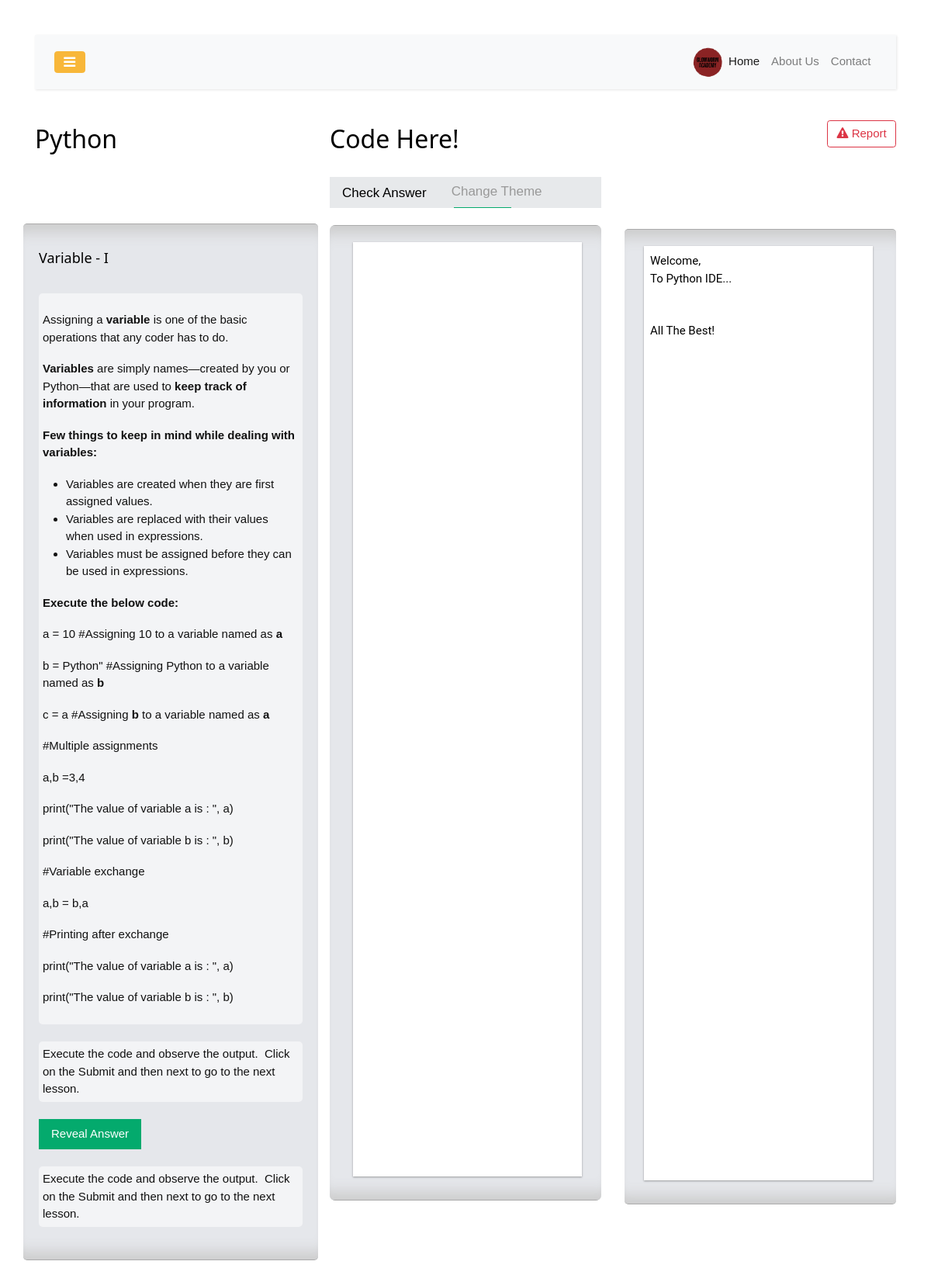
Screenshot of /python.php?id=9 (signed in) with the database file from the repository.
### tables this page shows
CREATE TABLE `courses` (
  `id` int(11) NOT NULL,
  `course_topic` text NOT NULL,
  `course_category` text NOT NULL,
  `course_data` text NOT NULL,
  `course_color` text NOT NULL,
  `hints` text NOT NULL,
  `answer` text NOT NULL,
  `cat_id` varchar(500) NOT NULL DEFAULT '0'
);

### python.php (the view, shortened to what this page needs)
<!doctype html>
<?php include_once("database/phpmyadmin/connection.php"); ?>
<html lang="en">
<head>
  <link href="https://cdn.jsdelivr.net/npm/bootstrap@5.0.0-alpha1/dist/css/bootstrap.min.css" rel="stylesheet">
  <link rel="stylesheet" href="https://stackpath.bootstrapcdn.com/font-awesome/4.7.0/css/font-awesome.min.css">
  <link rel="stylesheet" href="css/css/style.css">
  <link rel="stylesheet" href="css/w3schools26.css">
  <link rel="stylesheet" href="css/codemirror.css">
  <link rel="stylesheet" href="css/ide.css">
</head>
<body>
  <div id="content" class="p-4 p-md-5">
    <nav class="navbar navbar-expand-lg navbar-light bg-light">
      <div class="container-fluid">
        <button type="button" id="sidebarCollapse" class="btn btn-primary">
          <i class="fa fa-bars"></i>
        </button>
        <div class="collapse navbar-collapse" id="navbarSupportedContent">
          <ul class="nav navbar-nav ml-auto">
            <li class="nav-item active">
              <img src="images/main.png" width="40px">
            </li>
            <li class="nav-item active">
              <a class="nav-link" href="index.php">Home</a>
            </li>
            <li class="nav-item">
              <a class="nav-link" href="about.php">About Us</a>
            </li>
            <li class="nav-item">
              <a class="nav-link" href="contact.php">Contact</a>
            </li>
          </ul>
        </div>
      </div>
    </nav>
    <?php
    $course_int = "Welcome, $user<br> To Python IDE... <br><br><br> All The Best!<br>";
    $id = $_GET['id'];
    $query = "SELECT * from courses Where id = '$id'";
    $result = mysqli_query($conn, $query);
    while ($rows = mysqli_fetch_assoc($result)) {
      $course_topic = $rows['course_topic'];
      $course_category = $rows['course_category'];
      $course_data = $rows['course_data'];
      $hints = $rows['hints'];
    }
    ?>
    <div class="row mt-12">
      <h2 class="col-md-4" id="head"><?php echo $course_category; ?></h2>
      <h2 class="col-md-4" id="subhead">Code Here!</h2>
      <div class="col-md-4"><a href="report.php" target="_blank"><button type="button" onclick="showAlert()" class="btn btn-outline-danger float-right"><i class="fa fa-exclamation-triangle" aria-hidden="true"></i> Report</button></a></div>
    </div>
    <div class="row mt-3">
      <div class="col-md-4" id="collums" style="margin-top :60px;">
        <h5 id="course_topic" style="white-space: -moz-pre-wrap; /* Firefox */
white-space: -pre-wrap; /* ancient Opera */
white-space: -o-pre-wrap; /* newer Opera */
white-space: pre-wrap; /* Chrome; W3C standard */
word-wrap: break-word; /* IE */"><?php echo $course_topic; ?></h5><br>
        <div id="course_data"  style="white-space: -moz-pre-wrap; /* Firefox */
white-space: -pre-wrap; /* ancient Opera */
white-space: -o-pre-wrap; /* newer Opera */
white-space: pre-wrap; /* Chrome; W3C standard */
word-wrap: break-word; /* IE */"><?php echo $course_data; ?></div><br>
        <div id="hint"  style="white-space: -moz-pre-wrap; /* Firefox */
white-space: -pre-wrap; /* ancient Opera */
white-space: -o-pre-wrap; /* newer Opera */
white-space: pre-wrap; /* Chrome; W3C standard */
word-wrap: break-word; /* IE */"><?php echo $hints; ?></div><br>
<button class="w3-button w3-bar-item ws-green w3-hover-white">Reveal Answer</button><br><br>
<div id="hint"  style="white-space: -moz-pre-wrap; /* Firefox */
white-space: -pre-wrap; /* ancient Opera */
white-space: -o-pre-wrap; /* newer Opera */
white-space: pre-wrap; /* Chrome; W3C standard */
word-wrap: break-word; /* IE */"><?php echo $hints; ?></div><br>
      </div>
      <div class="col-md-4" id="trytopnavbar">
        <div class="trytopnav">
          <div class="w3-bar" style="overflow:auto">
            <?php
            $id_check = "SELECT student_id, course_id FROM match_id WHERE course_id='$id' AND student_id='$user_id'";
            $result = mysqli_query($conn, $id_check);
            $result_check = mysqli_num_rows($result);
            if ($result_check == 0) {
            ?>
              <input type="submit" value="Check Answer" name="checkanswer" class="w3-button w3-bar-item" style="font-size:17px;">
            <?php
            }
            ?>
            <button class="w3-bar-item w3-button" onclick="retheme()" title="Change Theme" style="font-size:17px; margin-top:-2px;" title="Change Theme">Change Theme</button>
          </div>
        </div>
        <a href="javascript:void(0)" id="dragbar"></a>
        <div id="container" style=" border-radius: 7px;">
          <div id="textareacontainer">
            <div id="textarea">
              <div id="textareawrapper">
                <form action="python.php?id=<?php echo $id; ?>" method="POST" name="substance">
                </form>
              </div>
            </div>
          </div>
        </div>
      </div>
      <div class="col-md-4" id="iframecontainerbox"><br><br><br>
        <div id="iframecontainer">
          <div id="iframe">
            <div id="iframewrapper">
              <div id="iframeResult" style="white-space:nowrap;overflow:auto;"><?php echo $course_int; ?>
              </div>
            </div>
          </div>
        </div>
      </div>
    </div>
</body>
</html>

### css/w3schools26.css (style rules this page uses)
*,*:before,*:after { box-sizing:inherit }
html { -ms-text-size-adjust:100%;-webkit-text-size-adjust:100% }
body { margin:0 }
article,aside,details,figcaption,figure,footer,header,main,menu,nav,section { display:block }
a { background-color:transparent }
b,strong { font-weight:bolder }
img { border-style:none }
button,input,select,textarea,optgroup { font:inherit;margin:0 }
button,input { overflow:visible }
button,select { text-transform:none }
button,[type=button],[type=reset],[type=submit] { -webkit-appearance:button }
html,body { font-family:Verdana,sans-serif;font-size:15px;line-height:1.5 }
html { overflow-x:hidden }
h2 { font-size:30px }
h5 { font-size:18px }
h1,h2,h3,h4,h5,h6 { font-family:"Segoe UI",Arial,sans-serif;font-weight:400;margin:10px 0 }
img { vertical-align:middle }
a { color:inherit }
.w3-btn,.w3-button { border:none;display:inline-block;padding:8px 16px;vertical-align:middle;overflow:hidden;text-decoration:none;color:inherit;background-color:inherit;text-align:center;cursor:pointer;white-space:nowrap }
.w3-btn,.w3-button { -webkit-touch-callout:none;-webkit-user-select:none;-khtml-user-select:none;-moz-user-select:none;-ms-user-select:none;user-select:none }
.w3-bar { width:100%;overflow:hidden }
.w3-bar .w3-bar-item { padding:8px 16px;float:left;width:auto;border:none;display:block;outline:0 }
.w3-bar .w3-button { white-space:normal }
.w3-container:after,.w3-container:before,.w3-panel:after,.w3-panel:before,.w3-row:after,.w3-row:before,.w3-row-padding:after,.w3-row-padding:before, .w3-cell-row:before,.w3-cell-row:after,.w3-clear:after,.w3-clear:before,.w3-bar:before,.w3-bar:after { content:"";display:table;clear:both }
#nav_tutorials a:focus,#nav_references a:focus,#nav_exercises a:focus,,#nav_examples a:focus { color: #000; background-color: #ccc; }
.fa { display:inline-block; font:normal normal normal 14px/1 fontawesome; font-size:inherit; text-rendering:auto; -webkit-font-smoothing:antialiased; -moz-osx-font-smoothing:grayscale; transform:translate(0, 0); }
h2 { font-size: 32px; }
.ws-green { background-color:#04AA6D!important; color: white!important; }
p { margin-top: 1.2em; margin-bottom: 1.2em; font-size: 15px; }

### css/ide.css (style rules this page uses)
* { -webkit-box-sizing: border-box; -moz-box-sizing: border-box; box-sizing: border-box; }
body { color:#000000; margin:0px; font-size:100%; }
.trytopnav { height:40px; overflow:hidden; width:100%; background-color:#E7E9EB; }
.trytopnav a,.trytopnav button { color:#999999; }
#dragbar { cursor: col-resize; z-index:3; padding:5px; }
#container { background-color:#E7E9EB; width:100%; overflow:auto; bottom:0; height:auto; }
#textareacontainer, #iframecontainer { float:left; height:90%; width:100%; font-family:"Helvetica", sans-serif; background: #E5E7EB; color: #111; padding: 20px; border-top: 1px solid #ababab; border-bottom: 1px solid #ababab; border-radius: 7px; -moz-border-radius: 5px; -webkit-border-radius: 5px; box-shadow: inset 0px 25px 18px -15px #CCC, inset 0px -25px 18px -15px #CCC; }
#textarea, #iframe { height:100%; width:100%; padding-bottom:10px; padding-top:1px; }
#textarea { padding-left:10px; padding-right:5px; }
#iframe { padding-left:5px; padding-right:10px; color:#ffffff; font-family: consolas,"courier new",monospace; }
#textareawrapper { width:100%; height:100%; background-color: #ffffff; position:relative; box-shadow:0 1px 3px rgba(0,0,0,0.12), 0 1px 2px rgba(0,0,0,0.24); }
#iframewrapper { width:100%; height:100%; -webkit-overflow-scrolling: touch; background-color: #ffffff; box-shadow:0 1px 3px rgba(0,0,0,0.12), 0 1px 2px rgba(0,0,0,0.24); color:#ffffff; font-family: consolas,"courier new",monospace; }
#iframeResult, #iframeSource { background-color: #ffffff; color:#000000; font-family: roboto,"courier new",monospace!important; height:100%; width:100%; padding:8px; }
#course_data, #hint { background-color: #F3F4F6; border-radius: 5px; padding: 5px; }
.fa { display:inline-block; font:normal normal normal 14px/1 FontAwesome; font-size:inherit; text-rendering:auto; -webkit-font-smoothing:antialiased; -moz-osx-font-smoothing:grayscale; transform:translate(0,0); }

### python.php (style rules this page uses)
#collums { -ms-overflow-style: none; scrollbar-width: none; }
#collums { overflow-y: scroll; font-family: "Helvetica", sans-serif; background: #E5E7EB; color: #111; padding: 20px; border-top: 1px solid #ababab; border-bottom: 1px solid #ababab; border-radius: 5px; -moz-border-radius: 5px; -webkit-border-radius: 5px; box-shadow: inset 0px 25px 18px -15px #CCC, inset 0px -25px 18px -15px #CCC; }

### rows the page displays
courses: course_category "Python", course_topic "Variable - I", course_data "Assigning a variable is one of the basic operations that any coder has to do. Variables are simply names—created by you or Python—that are used to keep track of information in your program. Few things to keep in mind while dealing with variables: Variables are created when they are first assigned values. Variables are replaced with their values when used in expressions. Variables must be assigned before they can be used in expressions. Execute the below code: a = 10 #Assigning 10 to a variable named as a b = Python\" #Assigning Python to a variable named as b c = a #Assigning b to a variable named as a #Multiple assignments a,b =3,4 print(\"The value of variable a is : \", a) print(\"The value…", hints "Execute the code and observe the output. Click on the Submit and then next to go to the next lesson."
